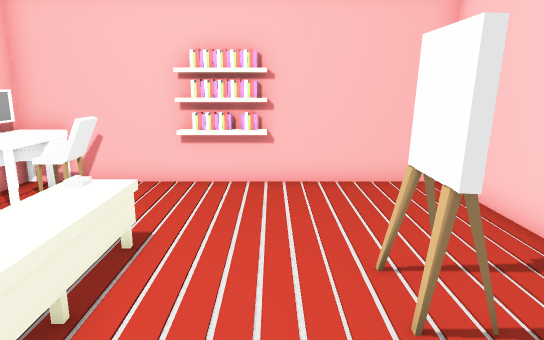
View 1 (above)

15 first-person views from a walk through a 3-D level made in the Unity game engine. The camera is 1.3 m above the floor, tilts 12° down and sees 70° across. The floor is counted in squares, 0.5 m on a side. Each view is taken from the middle of a square. On the plan, view 1 faces up. The plan holds only what a view shows up to about 20 squares ahead; the rest is blank. The player is left out. Some surface patterns are stand-ins.

View 2
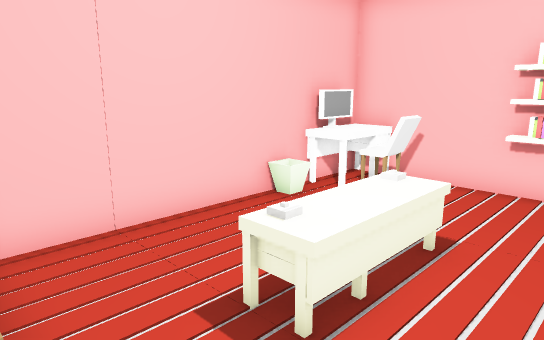

View 3
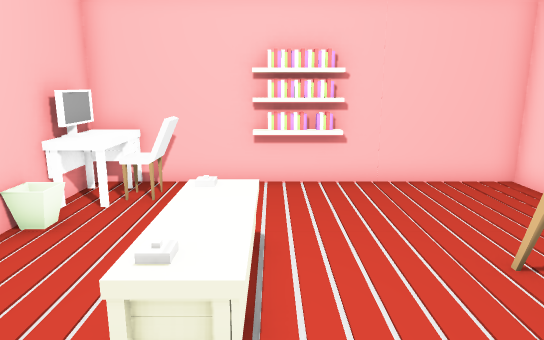

View 4
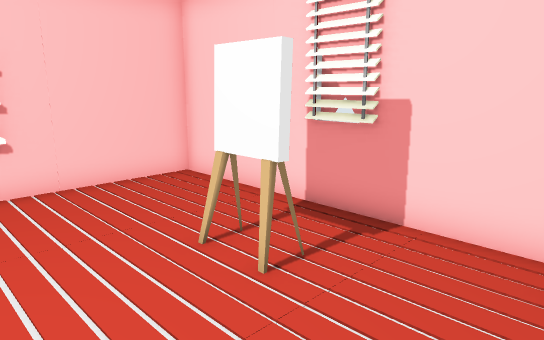

View 5
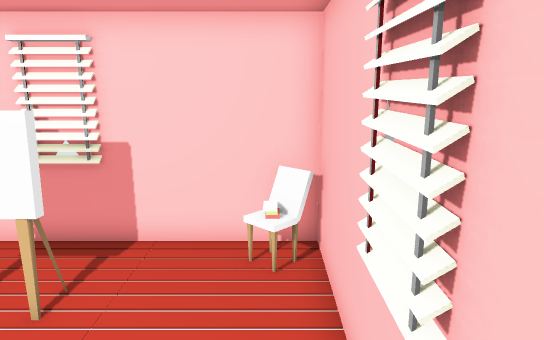

View 6
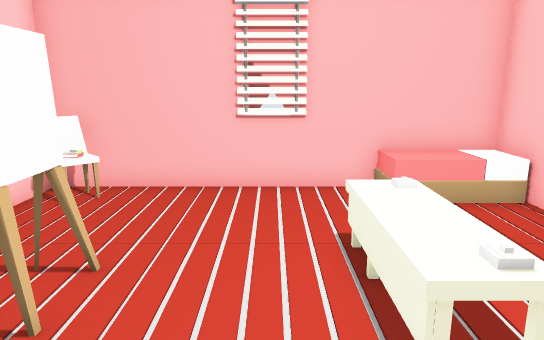

View 7
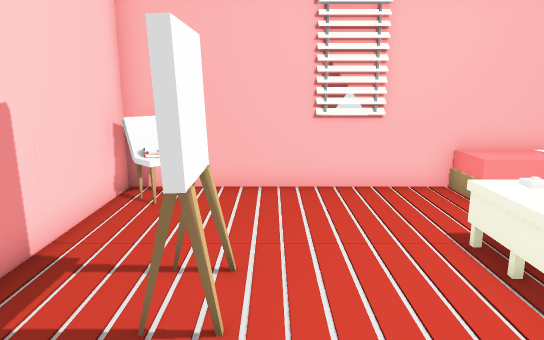

View 8
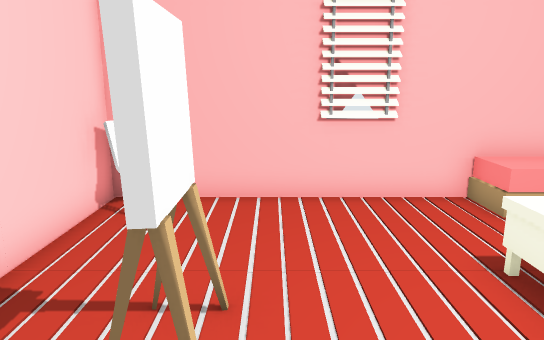

View 9
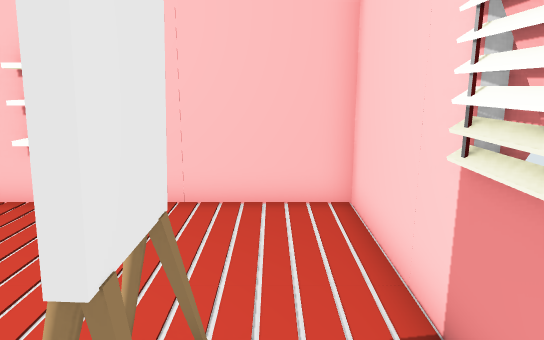

View 10
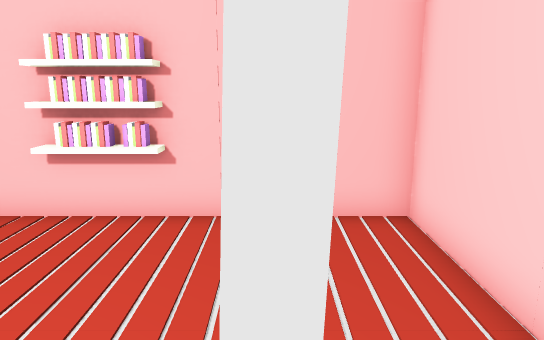

View 11
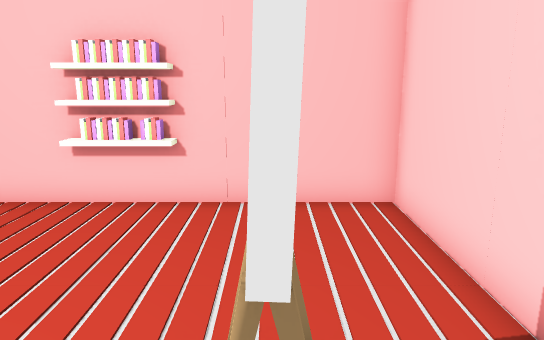

View 12
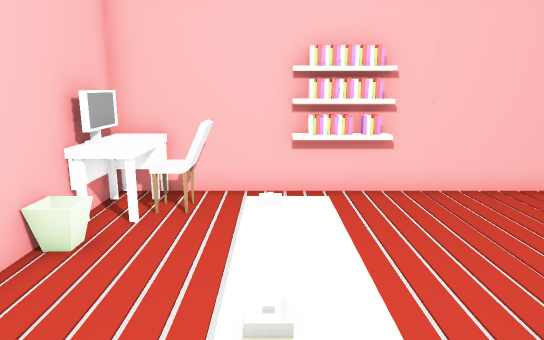

View 13
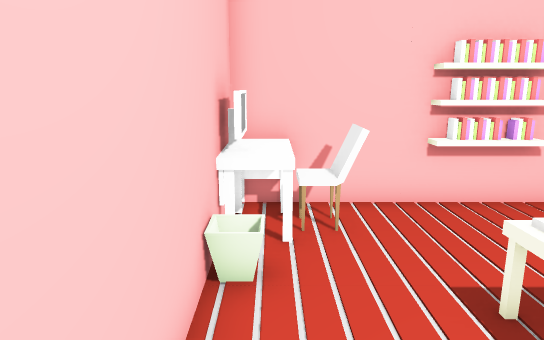

View 14
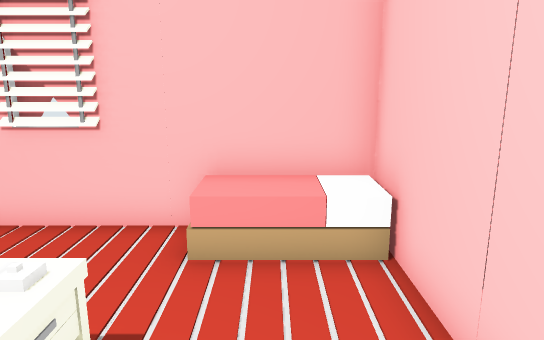

View 15
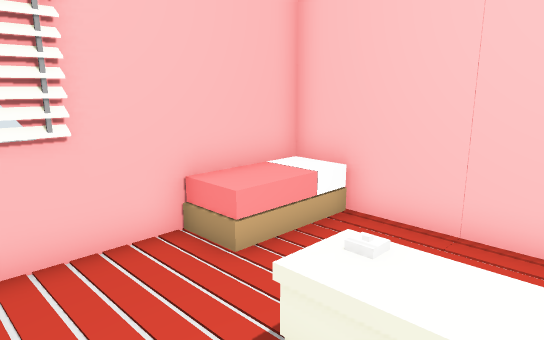

### Floor plan
Key: @ floor where view 1 was taken; # wall or solid block; . main floor; : floor 0.5 m higher than the main floor; + floor 0.75 m higher than the main floor; / step, stairs or slope; = window, fence, low wall or low ledge; T table.
Columns run from 7 left of view 1 to 5 right of it. Each row starts with its distance up from view 1.
 11 #############
 10 #===.###....#
  9 #+##........#
  8 #=..........#
  7 #...........#
  6 #...TT......#
  5 #...TT...#..#
  4 #...TT...#..#
  3 #...TT......#
  2 #...........#
  1 #...........#
  0 #/:/...@...##
 -1 #############

Positions as (right, up) in squares from view 1, and headings:
1: (0, 0), facing up
2: (0, 0), facing up-left
3: (-2, 0), facing up
4: (-2, 0), facing up-right
5: (-4, 0), facing right
6: (-1, 9), facing down
7: (1, 9), facing down
8: (1, 8), facing down
9: (3, 2), facing up
10: (2, 3), facing up
11: (2, 2), facing up
12: (-3, 1), facing up
13: (-6, 2), facing up
14: (-5, 6), facing down
15: (0, 5), facing down-left
